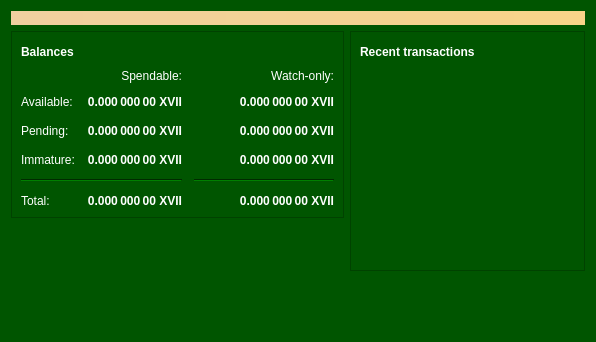
<?xml version="1.0" encoding="UTF-8"?>
<ui version="4.0">
 <class>OverviewPage</class>
 <widget class="QWidget" name="OverviewPage">
  <property name="geometry">
   <rect>
    <x>0</x>
    <y>0</y>
    <width>596</width>
    <height>342</height>
   </rect>
  </property>
  <property name="palette">
   <palette>
    <active>
     <colorrole role="WindowText">
      <brush brushstyle="SolidPattern">
       <color alpha="255">
        <red>255</red>
        <green>255</green>
        <blue>255</blue>
       </color>
      </brush>
     </colorrole>
     <colorrole role="Button">
      <brush brushstyle="SolidPattern">
       <color alpha="255">
        <red>0</red>
        <green>85</green>
        <blue>0</blue>
       </color>
      </brush>
     </colorrole>
     <colorrole role="Light">
      <brush brushstyle="SolidPattern">
       <color alpha="255">
        <red>0</red>
        <green>127</green>
        <blue>0</blue>
       </color>
      </brush>
     </colorrole>
     <colorrole role="Midlight">
      <brush brushstyle="SolidPattern">
       <color alpha="255">
        <red>0</red>
        <green>106</green>
        <blue>0</blue>
       </color>
      </brush>
     </colorrole>
     <colorrole role="Dark">
      <brush brushstyle="SolidPattern">
       <color alpha="255">
        <red>0</red>
        <green>42</green>
        <blue>0</blue>
       </color>
      </brush>
     </colorrole>
     <colorrole role="Mid">
      <brush brushstyle="SolidPattern">
       <color alpha="255">
        <red>0</red>
        <green>56</green>
        <blue>0</blue>
       </color>
      </brush>
     </colorrole>
     <colorrole role="Text">
      <brush brushstyle="SolidPattern">
       <color alpha="255">
        <red>255</red>
        <green>255</green>
        <blue>255</blue>
       </color>
      </brush>
     </colorrole>
     <colorrole role="BrightText">
      <brush brushstyle="SolidPattern">
       <color alpha="255">
        <red>255</red>
        <green>255</green>
        <blue>255</blue>
       </color>
      </brush>
     </colorrole>
     <colorrole role="ButtonText">
      <brush brushstyle="SolidPattern">
       <color alpha="255">
        <red>255</red>
        <green>255</green>
        <blue>255</blue>
       </color>
      </brush>
     </colorrole>
     <colorrole role="Base">
      <brush brushstyle="SolidPattern">
       <color alpha="255">
        <red>0</red>
        <green>0</green>
        <blue>0</blue>
       </color>
      </brush>
     </colorrole>
     <colorrole role="Window">
      <brush brushstyle="SolidPattern">
       <color alpha="255">
        <red>0</red>
        <green>85</green>
        <blue>0</blue>
       </color>
      </brush>
     </colorrole>
     <colorrole role="Shadow">
      <brush brushstyle="SolidPattern">
       <color alpha="255">
        <red>0</red>
        <green>0</green>
        <blue>0</blue>
       </color>
      </brush>
     </colorrole>
     <colorrole role="AlternateBase">
      <brush brushstyle="SolidPattern">
       <color alpha="255">
        <red>0</red>
        <green>42</green>
        <blue>0</blue>
       </color>
      </brush>
     </colorrole>
     <colorrole role="ToolTipBase">
      <brush brushstyle="SolidPattern">
       <color alpha="255">
        <red>255</red>
        <green>255</green>
        <blue>220</blue>
       </color>
      </brush>
     </colorrole>
     <colorrole role="ToolTipText">
      <brush brushstyle="SolidPattern">
       <color alpha="255">
        <red>0</red>
        <green>0</green>
        <blue>0</blue>
       </color>
      </brush>
     </colorrole>
     <colorrole role="PlaceholderText">
      <brush brushstyle="SolidPattern">
       <color alpha="128">
        <red>255</red>
        <green>255</green>
        <blue>255</blue>
       </color>
      </brush>
     </colorrole>
    </active>
    <inactive>
     <colorrole role="WindowText">
      <brush brushstyle="SolidPattern">
       <color alpha="255">
        <red>255</red>
        <green>255</green>
        <blue>255</blue>
       </color>
      </brush>
     </colorrole>
     <colorrole role="Button">
      <brush brushstyle="SolidPattern">
       <color alpha="255">
        <red>0</red>
        <green>85</green>
        <blue>0</blue>
       </color>
      </brush>
     </colorrole>
     <colorrole role="Light">
      <brush brushstyle="SolidPattern">
       <color alpha="255">
        <red>0</red>
        <green>127</green>
        <blue>0</blue>
       </color>
      </brush>
     </colorrole>
     <colorrole role="Midlight">
      <brush brushstyle="SolidPattern">
       <color alpha="255">
        <red>0</red>
        <green>106</green>
        <blue>0</blue>
       </color>
      </brush>
     </colorrole>
     <colorrole role="Dark">
      <brush brushstyle="SolidPattern">
       <color alpha="255">
        <red>0</red>
        <green>42</green>
        <blue>0</blue>
       </color>
      </brush>
     </colorrole>
     <colorrole role="Mid">
      <brush brushstyle="SolidPattern">
       <color alpha="255">
        <red>0</red>
        <green>56</green>
        <blue>0</blue>
       </color>
      </brush>
     </colorrole>
     <colorrole role="Text">
      <brush brushstyle="SolidPattern">
       <color alpha="255">
        <red>255</red>
        <green>255</green>
        <blue>255</blue>
       </color>
      </brush>
     </colorrole>
     <colorrole role="BrightText">
      <brush brushstyle="SolidPattern">
       <color alpha="255">
        <red>255</red>
        <green>255</green>
        <blue>255</blue>
       </color>
      </brush>
     </colorrole>
     <colorrole role="ButtonText">
      <brush brushstyle="SolidPattern">
       <color alpha="255">
        <red>255</red>
        <green>255</green>
        <blue>255</blue>
       </color>
      </brush>
     </colorrole>
     <colorrole role="Base">
      <brush brushstyle="SolidPattern">
       <color alpha="255">
        <red>0</red>
        <green>0</green>
        <blue>0</blue>
       </color>
      </brush>
     </colorrole>
     <colorrole role="Window">
      <brush brushstyle="SolidPattern">
       <color alpha="255">
        <red>0</red>
        <green>85</green>
        <blue>0</blue>
       </color>
      </brush>
     </colorrole>
     <colorrole role="Shadow">
      <brush brushstyle="SolidPattern">
       <color alpha="255">
        <red>0</red>
        <green>0</green>
        <blue>0</blue>
       </color>
      </brush>
     </colorrole>
     <colorrole role="AlternateBase">
      <brush brushstyle="SolidPattern">
       <color alpha="255">
        <red>0</red>
        <green>42</green>
        <blue>0</blue>
       </color>
      </brush>
     </colorrole>
     <colorrole role="ToolTipBase">
      <brush brushstyle="SolidPattern">
       <color alpha="255">
        <red>255</red>
        <green>255</green>
        <blue>220</blue>
       </color>
      </brush>
     </colorrole>
     <colorrole role="ToolTipText">
      <brush brushstyle="SolidPattern">
       <color alpha="255">
        <red>0</red>
        <green>0</green>
        <blue>0</blue>
       </color>
      </brush>
     </colorrole>
     <colorrole role="PlaceholderText">
      <brush brushstyle="SolidPattern">
       <color alpha="128">
        <red>255</red>
        <green>255</green>
        <blue>255</blue>
       </color>
      </brush>
     </colorrole>
    </inactive>
    <disabled>
     <colorrole role="WindowText">
      <brush brushstyle="SolidPattern">
       <color alpha="255">
        <red>0</red>
        <green>42</green>
        <blue>0</blue>
       </color>
      </brush>
     </colorrole>
     <colorrole role="Button">
      <brush brushstyle="SolidPattern">
       <color alpha="255">
        <red>0</red>
        <green>85</green>
        <blue>0</blue>
       </color>
      </brush>
     </colorrole>
     <colorrole role="Light">
      <brush brushstyle="SolidPattern">
       <color alpha="255">
        <red>0</red>
        <green>127</green>
        <blue>0</blue>
       </color>
      </brush>
     </colorrole>
     <colorrole role="Midlight">
      <brush brushstyle="SolidPattern">
       <color alpha="255">
        <red>0</red>
        <green>106</green>
        <blue>0</blue>
       </color>
      </brush>
     </colorrole>
     <colorrole role="Dark">
      <brush brushstyle="SolidPattern">
       <color alpha="255">
        <red>0</red>
        <green>42</green>
        <blue>0</blue>
       </color>
      </brush>
     </colorrole>
     <colorrole role="Mid">
      <brush brushstyle="SolidPattern">
       <color alpha="255">
        <red>0</red>
        <green>56</green>
        <blue>0</blue>
       </color>
      </brush>
     </colorrole>
     <colorrole role="Text">
      <brush brushstyle="SolidPattern">
       <color alpha="255">
        <red>0</red>
        <green>42</green>
        <blue>0</blue>
       </color>
      </brush>
     </colorrole>
     <colorrole role="BrightText">
      <brush brushstyle="SolidPattern">
       <color alpha="255">
        <red>255</red>
        <green>255</green>
        <blue>255</blue>
       </color>
      </brush>
     </colorrole>
     <colorrole role="ButtonText">
      <brush brushstyle="SolidPattern">
       <color alpha="255">
        <red>0</red>
        <green>42</green>
        <blue>0</blue>
       </color>
      </brush>
     </colorrole>
     <colorrole role="Base">
      <brush brushstyle="SolidPattern">
       <color alpha="255">
        <red>0</red>
        <green>85</green>
        <blue>0</blue>
       </color>
      </brush>
     </colorrole>
     <colorrole role="Window">
      <brush brushstyle="SolidPattern">
       <color alpha="255">
        <red>0</red>
        <green>85</green>
        <blue>0</blue>
       </color>
      </brush>
     </colorrole>
     <colorrole role="Shadow">
      <brush brushstyle="SolidPattern">
       <color alpha="255">
        <red>0</red>
        <green>0</green>
        <blue>0</blue>
       </color>
      </brush>
     </colorrole>
     <colorrole role="AlternateBase">
      <brush brushstyle="SolidPattern">
       <color alpha="255">
        <red>0</red>
        <green>85</green>
        <blue>0</blue>
       </color>
      </brush>
     </colorrole>
     <colorrole role="ToolTipBase">
      <brush brushstyle="SolidPattern">
       <color alpha="255">
        <red>255</red>
        <green>255</green>
        <blue>220</blue>
       </color>
      </brush>
     </colorrole>
     <colorrole role="ToolTipText">
      <brush brushstyle="SolidPattern">
       <color alpha="255">
        <red>0</red>
        <green>0</green>
        <blue>0</blue>
       </color>
      </brush>
     </colorrole>
     <colorrole role="PlaceholderText">
      <brush brushstyle="SolidPattern">
       <color alpha="128">
        <red>255</red>
        <green>255</green>
        <blue>255</blue>
       </color>
      </brush>
     </colorrole>
    </disabled>
   </palette>
  </property>
  <property name="windowTitle">
   <string>Form</string>
  </property>
  <layout class="QVBoxLayout" name="topLayout">
   <item>
    <widget class="QLabel" name="labelAlerts">
     <property name="visible">
      <bool>false</bool>
     </property>
     <property name="styleSheet">
      <string notr="true">QLabel { background-color: qlineargradient(x1: 0, y1: 0, x2: 1, y2: 0, stop:0 #F0D0A0, stop:1 #F8D488); color:#000000; }</string>
     </property>
     <property name="wordWrap">
      <bool>true</bool>
     </property>
     <property name="margin">
      <number>3</number>
     </property>
     <property name="textInteractionFlags">
      <set>Qt::TextSelectableByMouse</set>
     </property>
    </widget>
   </item>
   <item>
    <layout class="QHBoxLayout" name="horizontalLayout" stretch="1,1">
     <item>
      <layout class="QVBoxLayout" name="verticalLayout_2">
       <item>
        <widget class="QFrame" name="frame">
         <property name="frameShape">
          <enum>QFrame::StyledPanel</enum>
         </property>
         <property name="frameShadow">
          <enum>QFrame::Raised</enum>
         </property>
         <layout class="QVBoxLayout" name="verticalLayout_4">
          <item>
           <layout class="QHBoxLayout" name="horizontalLayout_4">
            <item>
             <widget class="QLabel" name="label_5">
              <property name="font">
               <font>
                <weight>75</weight>
                <bold>true</bold>
               </font>
              </property>
              <property name="text">
               <string>Balances</string>
              </property>
             </widget>
            </item>
            <item>
             <widget class="QPushButton" name="labelWalletStatus">
              <property name="enabled">
               <bool>true</bool>
              </property>
              <property name="maximumSize">
               <size>
                <width>30</width>
                <height>16777215</height>
               </size>
              </property>
              <property name="toolTip">
               <string>The displayed information may be out of date. Your wallet automatically synchronizes with the XVIIcoin network after a connection is established, but this process has not completed yet.</string>
              </property>
              <property name="text">
               <string/>
              </property>
              <property name="icon">
               <iconset>
                <normaloff>:/icons/warning</normaloff>
                <disabledoff>:/icons/warning</disabledoff>:/icons/warning</iconset>
              </property>
              <property name="iconSize">
               <size>
                <width>24</width>
                <height>24</height>
               </size>
              </property>
              <property name="flat">
               <bool>true</bool>
              </property>
             </widget>
            </item>
            <item>
             <spacer name="horizontalSpacer_3">
              <property name="orientation">
               <enum>Qt::Horizontal</enum>
              </property>
              <property name="sizeHint" stdset="0">
               <size>
                <width>40</width>
                <height>20</height>
               </size>
              </property>
             </spacer>
            </item>
           </layout>
          </item>
          <item>
           <layout class="QGridLayout" name="gridLayout">
            <property name="spacing">
             <number>12</number>
            </property>
            <item row="2" column="2">
             <widget class="QLabel" name="labelWatchPending">
              <property name="font">
               <font>
                <weight>75</weight>
                <bold>true</bold>
               </font>
              </property>
              <property name="cursor">
               <cursorShape>IBeamCursor</cursorShape>
              </property>
              <property name="toolTip">
               <string>Unconfirmed transactions to watch-only addresses</string>
              </property>
              <property name="text">
               <string notr="true">0.000 000 00 XVII</string>
              </property>
              <property name="alignment">
               <set>Qt::AlignRight|Qt::AlignTrailing|Qt::AlignVCenter</set>
              </property>
              <property name="textInteractionFlags">
               <set>Qt::LinksAccessibleByMouse|Qt::TextSelectableByKeyboard|Qt::TextSelectableByMouse</set>
              </property>
             </widget>
            </item>
            <item row="2" column="1">
             <widget class="QLabel" name="labelUnconfirmed">
              <property name="font">
               <font>
                <weight>75</weight>
                <bold>true</bold>
               </font>
              </property>
              <property name="cursor">
               <cursorShape>IBeamCursor</cursorShape>
              </property>
              <property name="toolTip">
               <string>Total of transactions that have yet to be confirmed, and do not yet count toward the spendable balance</string>
              </property>
              <property name="text">
               <string notr="true">0.000 000 00 XVII</string>
              </property>
              <property name="alignment">
               <set>Qt::AlignRight|Qt::AlignTrailing|Qt::AlignVCenter</set>
              </property>
              <property name="textInteractionFlags">
               <set>Qt::LinksAccessibleByMouse|Qt::TextSelectableByKeyboard|Qt::TextSelectableByMouse</set>
              </property>
             </widget>
            </item>
            <item row="3" column="2">
             <widget class="QLabel" name="labelWatchImmature">
              <property name="font">
               <font>
                <weight>75</weight>
                <bold>true</bold>
               </font>
              </property>
              <property name="cursor">
               <cursorShape>IBeamCursor</cursorShape>
              </property>
              <property name="toolTip">
               <string>Mined balance in watch-only addresses that has not yet matured</string>
              </property>
              <property name="text">
               <string notr="true">0.000 000 00 XVII</string>
              </property>
              <property name="alignment">
               <set>Qt::AlignRight|Qt::AlignTrailing|Qt::AlignVCenter</set>
              </property>
              <property name="textInteractionFlags">
               <set>Qt::LinksAccessibleByMouse|Qt::TextSelectableByKeyboard|Qt::TextSelectableByMouse</set>
              </property>
             </widget>
            </item>
            <item row="4" column="0" colspan="2">
             <widget class="Line" name="line">
              <property name="orientation">
               <enum>Qt::Horizontal</enum>
              </property>
             </widget>
            </item>
            <item row="4" column="2">
             <widget class="Line" name="lineWatchBalance">
              <property name="sizePolicy">
               <sizepolicy hsizetype="Preferred" vsizetype="Fixed">
                <horstretch>0</horstretch>
                <verstretch>0</verstretch>
               </sizepolicy>
              </property>
              <property name="minimumSize">
               <size>
                <width>140</width>
                <height>0</height>
               </size>
              </property>
              <property name="orientation">
               <enum>Qt::Horizontal</enum>
              </property>
             </widget>
            </item>
            <item row="5" column="0">
             <widget class="QLabel" name="labelTotalText">
              <property name="text">
               <string>Total:</string>
              </property>
             </widget>
            </item>
            <item row="3" column="1">
             <widget class="QLabel" name="labelImmature">
              <property name="font">
               <font>
                <weight>75</weight>
                <bold>true</bold>
               </font>
              </property>
              <property name="cursor">
               <cursorShape>IBeamCursor</cursorShape>
              </property>
              <property name="toolTip">
               <string>Mined balance that has not yet matured</string>
              </property>
              <property name="text">
               <string notr="true">0.000 000 00 XVII</string>
              </property>
              <property name="alignment">
               <set>Qt::AlignRight|Qt::AlignTrailing|Qt::AlignVCenter</set>
              </property>
              <property name="textInteractionFlags">
               <set>Qt::LinksAccessibleByMouse|Qt::TextSelectableByKeyboard|Qt::TextSelectableByMouse</set>
              </property>
             </widget>
            </item>
            <item row="2" column="3">
             <spacer name="horizontalSpacer_2">
              <property name="orientation">
               <enum>Qt::Horizontal</enum>
              </property>
              <property name="sizeHint" stdset="0">
               <size>
                <width>40</width>
                <height>20</height>
               </size>
              </property>
             </spacer>
            </item>
            <item row="3" column="0">
             <widget class="QLabel" name="labelImmatureText">
              <property name="text">
               <string>Immature:</string>
              </property>
             </widget>
            </item>
            <item row="5" column="1">
             <widget class="QLabel" name="labelTotal">
              <property name="font">
               <font>
                <weight>75</weight>
                <bold>true</bold>
               </font>
              </property>
              <property name="cursor">
               <cursorShape>IBeamCursor</cursorShape>
              </property>
              <property name="toolTip">
               <string>Your current total balance</string>
              </property>
              <property name="text">
               <string notr="true">0.000 000 00 XVII</string>
              </property>
              <property name="alignment">
               <set>Qt::AlignRight|Qt::AlignTrailing|Qt::AlignVCenter</set>
              </property>
              <property name="textInteractionFlags">
               <set>Qt::LinksAccessibleByMouse|Qt::TextSelectableByKeyboard|Qt::TextSelectableByMouse</set>
              </property>
             </widget>
            </item>
            <item row="5" column="2">
             <widget class="QLabel" name="labelWatchTotal">
              <property name="font">
               <font>
                <weight>75</weight>
                <bold>true</bold>
               </font>
              </property>
              <property name="cursor">
               <cursorShape>IBeamCursor</cursorShape>
              </property>
              <property name="toolTip">
               <string>Current total balance in watch-only addresses</string>
              </property>
              <property name="text">
               <string notr="true">0.000 000 00 XVII</string>
              </property>
              <property name="alignment">
               <set>Qt::AlignRight|Qt::AlignTrailing|Qt::AlignVCenter</set>
              </property>
              <property name="textInteractionFlags">
               <set>Qt::LinksAccessibleByMouse|Qt::TextSelectableByKeyboard|Qt::TextSelectableByMouse</set>
              </property>
             </widget>
            </item>
            <item row="0" column="2">
             <widget class="QLabel" name="labelWatchonly">
              <property name="text">
               <string>Watch-only:</string>
              </property>
              <property name="alignment">
               <set>Qt::AlignRight|Qt::AlignTrailing|Qt::AlignVCenter</set>
              </property>
             </widget>
            </item>
            <item row="1" column="0">
             <widget class="QLabel" name="labelBalanceText">
              <property name="text">
               <string>Available:</string>
              </property>
             </widget>
            </item>
            <item row="1" column="1">
             <widget class="QLabel" name="labelBalance">
              <property name="font">
               <font>
                <weight>75</weight>
                <bold>true</bold>
               </font>
              </property>
              <property name="cursor">
               <cursorShape>IBeamCursor</cursorShape>
              </property>
              <property name="toolTip">
               <string>Your current spendable balance</string>
              </property>
              <property name="text">
               <string notr="true">0.000 000 00 XVII</string>
              </property>
              <property name="alignment">
               <set>Qt::AlignRight|Qt::AlignTrailing|Qt::AlignVCenter</set>
              </property>
              <property name="textInteractionFlags">
               <set>Qt::LinksAccessibleByMouse|Qt::TextSelectableByKeyboard|Qt::TextSelectableByMouse</set>
              </property>
             </widget>
            </item>
            <item row="1" column="2">
             <widget class="QLabel" name="labelWatchAvailable">
              <property name="font">
               <font>
                <weight>75</weight>
                <bold>true</bold>
               </font>
              </property>
              <property name="cursor">
               <cursorShape>IBeamCursor</cursorShape>
              </property>
              <property name="toolTip">
               <string>Your current balance in watch-only addresses</string>
              </property>
              <property name="text">
               <string notr="true">0.000 000 00 XVII</string>
              </property>
              <property name="alignment">
               <set>Qt::AlignRight|Qt::AlignTrailing|Qt::AlignVCenter</set>
              </property>
              <property name="textInteractionFlags">
               <set>Qt::LinksAccessibleByMouse|Qt::TextSelectableByKeyboard|Qt::TextSelectableByMouse</set>
              </property>
             </widget>
            </item>
            <item row="2" column="0">
             <widget class="QLabel" name="labelPendingText">
              <property name="text">
               <string>Pending:</string>
              </property>
             </widget>
            </item>
            <item row="0" column="1">
             <widget class="QLabel" name="labelSpendable">
              <property name="text">
               <string>Spendable:</string>
              </property>
              <property name="alignment">
               <set>Qt::AlignRight|Qt::AlignTrailing|Qt::AlignVCenter</set>
              </property>
             </widget>
            </item>
           </layout>
          </item>
         </layout>
        </widget>
       </item>
       <item>
        <spacer name="verticalSpacer">
         <property name="orientation">
          <enum>Qt::Vertical</enum>
         </property>
         <property name="sizeHint" stdset="0">
          <size>
           <width>20</width>
           <height>40</height>
          </size>
         </property>
        </spacer>
       </item>
      </layout>
     </item>
     <item>
      <layout class="QVBoxLayout" name="verticalLayout_3">
       <item>
        <widget class="QFrame" name="frame_2">
         <property name="frameShape">
          <enum>QFrame::StyledPanel</enum>
         </property>
         <property name="frameShadow">
          <enum>QFrame::Raised</enum>
         </property>
         <layout class="QVBoxLayout" name="verticalLayout">
          <item>
           <layout class="QHBoxLayout" name="horizontalLayout_2">
            <item>
             <widget class="QLabel" name="label_4">
              <property name="font">
               <font>
                <weight>75</weight>
                <bold>true</bold>
               </font>
              </property>
              <property name="text">
               <string>Recent transactions</string>
              </property>
             </widget>
            </item>
            <item>
             <widget class="QPushButton" name="labelTransactionsStatus">
              <property name="enabled">
               <bool>true</bool>
              </property>
              <property name="maximumSize">
               <size>
                <width>30</width>
                <height>16777215</height>
               </size>
              </property>
              <property name="toolTip">
               <string>The displayed information may be out of date. Your wallet automatically synchronizes with the XVIIcoin network after a connection is established, but this process has not completed yet.</string>
              </property>
              <property name="text">
               <string/>
              </property>
              <property name="icon">
               <iconset>
                <normaloff>:/icons/warning</normaloff>
                <disabledoff>:/icons/warning</disabledoff>:/icons/warning</iconset>
              </property>
              <property name="iconSize">
               <size>
                <width>24</width>
                <height>24</height>
               </size>
              </property>
              <property name="flat">
               <bool>true</bool>
              </property>
             </widget>
            </item>
            <item>
             <spacer name="horizontalSpacer">
              <property name="orientation">
               <enum>Qt::Horizontal</enum>
              </property>
              <property name="sizeHint" stdset="0">
               <size>
                <width>40</width>
                <height>20</height>
               </size>
              </property>
             </spacer>
            </item>
           </layout>
          </item>
          <item>
           <widget class="QListView" name="listTransactions">
            <property name="styleSheet">
             <string notr="true">QListView { background: transparent; }</string>
            </property>
            <property name="frameShape">
             <enum>QFrame::NoFrame</enum>
            </property>
            <property name="verticalScrollBarPolicy">
             <enum>Qt::ScrollBarAlwaysOff</enum>
            </property>
            <property name="horizontalScrollBarPolicy">
             <enum>Qt::ScrollBarAlwaysOff</enum>
            </property>
            <property name="selectionMode">
             <enum>QAbstractItemView::NoSelection</enum>
            </property>
           </widget>
          </item>
         </layout>
        </widget>
       </item>
       <item>
        <spacer name="verticalSpacer_2">
         <property name="orientation">
          <enum>Qt::Vertical</enum>
         </property>
         <property name="sizeHint" stdset="0">
          <size>
           <width>20</width>
           <height>40</height>
          </size>
         </property>
        </spacer>
       </item>
      </layout>
     </item>
    </layout>
   </item>
  </layout>
 </widget>
 <resources/>
 <connections/>
</ui>
